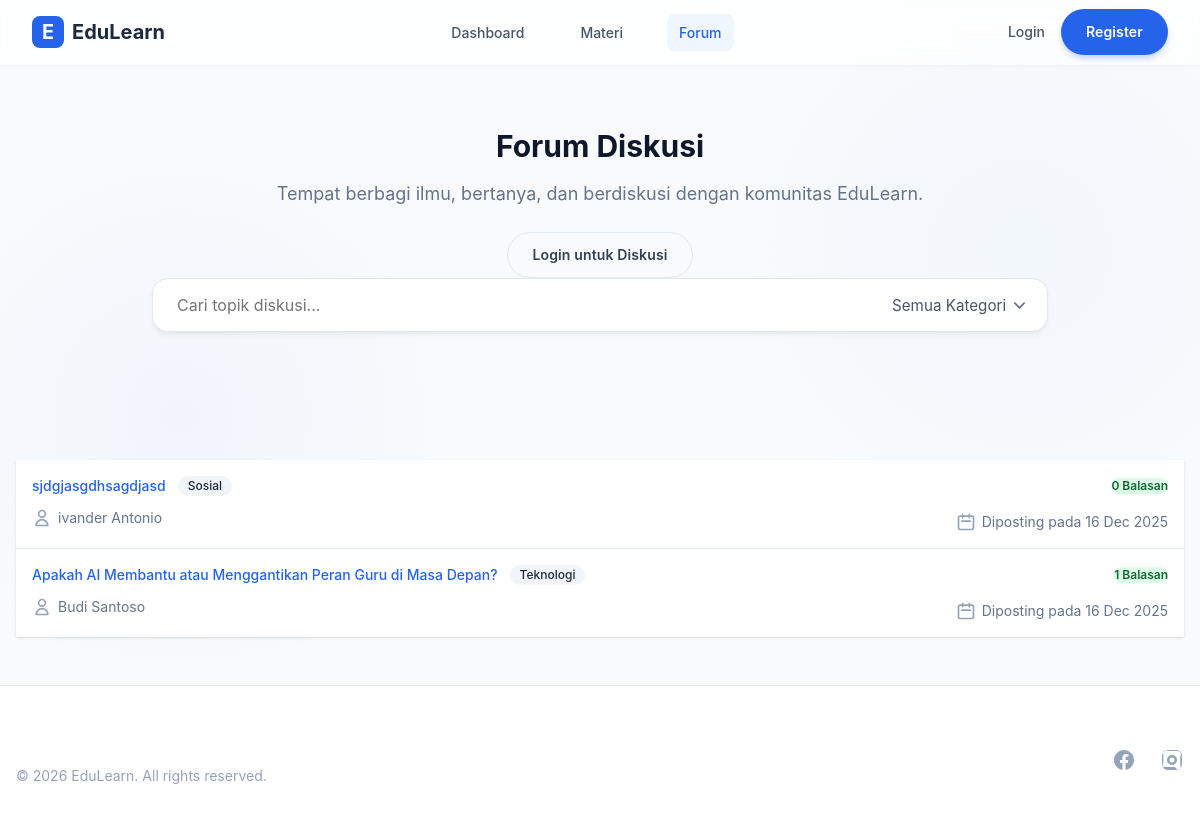
The page /forum/index.php on the database its author committed.
### tables this page shows
CREATE TABLE `forum_threads` (
  `id` int(11) NOT NULL,
  `user_id` int(11) NOT NULL,
  `title` varchar(200) NOT NULL,
  `category` varchar(50) DEFAULT NULL,
  `material_id` int(11) DEFAULT NULL,
  `content` text DEFAULT NULL,
  `created_at` timestamp NOT NULL DEFAULT current_timestamp()
);

CREATE TABLE `users` (
  `id` int(11) NOT NULL,
  `username` varchar(50) NOT NULL,
  `password` varchar(255) NOT NULL,
  `full_name` varchar(100) NOT NULL,
  `role` varchar(20) DEFAULT 'user'
);

### forum/index.php (the view, shortened to what this page needs)
<?php
require_once '../config/database.php';
require_once '../includes/header.php';
$search = $_GET['search'] ?? '';
$query = "SELECT f.*, u.full_name, (SELECT COUNT(*) FROM forum_replies r WHERE r.thread_id = f.id) as reply_count FROM forum_threads f JOIN users u ON f.user_id = u.id WHERE 1=1";
$params = [];
$query .= " ORDER BY f.created_at DESC";
try {
    $stmt = $pdo->prepare($query);
    $stmt->execute($params);
    $threads = $stmt->fetchAll();
} catch (PDOException $e) {
    die("Error fetching threads: " . $e->getMessage());
}
?>
<div class="relative overflow-hidden mb-8">
    <div class="container mx-auto py-12 px-4 sm:px-6 lg:px-8 relative z-10">
        <div class="text-center max-w-2xl mx-auto mb-10">
            <h1 class="text-3xl font-bold text-gray-900 mb-4">Forum Diskusi</h1>
            <p class="text-gray-500 text-lg">Tempat berbagi ilmu, bertanya, dan berdiskusi dengan komunitas EduLearn.</p>
            <div class="mt-6">
                <?php if (isset($_SESSION['user_id'])): ?>
                    <a href="create.php" class="btn btn-primary">
                        <svg class="w-5 h-5 mr-2" fill="none" stroke="currentColor" viewBox="0 0 24 24"><path stroke-linecap="round" stroke-linejoin="round" stroke-width="2" d="M12 4v16m8-8H4"></path></svg>
                        Buat Topik Baru
                    </a>
                <?php else: ?>
                    <a href="../login.php" class="btn btn-outline bg-white">
                        Login untuk Diskusi
                    </a>
                <?php endif; ?>
            </div>
        </div>
        <div class="search-bar-container max-w-4xl mx-auto">
            <div class="flex-grow">
                <form action="" method="GET" class="w-full">
                     <input type="text" name="search" value="<?php echo htmlspecialchars($search); ?>" class="clean-input" placeholder="Cari topik diskusi...">
                </form>
            </div>
            <div class="flex-shrink-0 sm:w-64">
                <select onchange="window.location.href='index.php?category='+this.value + '<?php echo $search ? "&search=$search" : ""; ?>'" class="clean-select">
                    <option value="">Semua Kategori</option>
                </select>
            </div>
        </div>
    </div>
</div>
<div class="max-w-7xl mx-auto py-12 px-4 sm:px-6 lg:px-8">
    <div class="bg-white shadow overflow-hidden sm:rounded-md">
        <ul role="list" class="divide-y divide-gray-200">
            <?php if (count($threads) > 0): ?>
                <?php foreach ($threads as $thread): ?>
                    <li>
                        <a href="view.php?id=<?php echo $thread['id']; ?>" class="block hover:bg-gray-50 transition-colors">
                            <div class="px-4 py-4 sm:px-6">
                                <div class="flex items-center justify-between">
                                    <div class="flex items-center gap-3">
                                        <p class="text-sm font-medium text-primary-600 truncate"><?php echo htmlspecialchars($thread['title']); ?></p>
                                        <span class="inline-flex items-center px-2.5 py-0.5 rounded-full text-xs font-medium bg-gray-100 text-gray-800">
                                            <?php echo htmlspecialchars($thread['category']); ?>
                                        </span>
                                    </div>
                                    <div class="ml-2 flex-shrink-0 flex items-center gap-2">
                                        <p class="px-2 inline-flex text-xs leading-5 font-semibold rounded-full bg-green-100 text-green-800">
                                            <?php echo $thread['reply_count']; ?> Balasan
                                        </p>
                                    </div>
                                </div>
                                <div class="mt-2 sm:flex sm:justify-between">
                                    <div class="sm:flex">
                                        <p class="flex items-center text-sm text-gray-500">
                                            <svg class="flex-shrink-0 mr-1.5 h-5 w-5 text-gray-400" fill="none" stroke="currentColor" viewBox="0 0 24 24"><path stroke-linecap="round" stroke-linejoin="round" stroke-width="2" d="M16 7a4 4 0 11-8 0 4 4 0 018 0zM12 14a7 7 0 00-7 7h14a7 7 0 00-7-7z"></path></svg>
                                            <?php echo htmlspecialchars($thread['full_name']); ?>
                                        </p>
                                    </div>
                                    <div class="mt-2 flex items-center text-sm text-gray-500 sm:mt-0">
                                        <svg class="flex-shrink-0 mr-1.5 h-5 w-5 text-gray-400" fill="none" stroke="currentColor" viewBox="0 0 24 24"><path stroke-linecap="round" stroke-linejoin="round" stroke-width="2" d="M8 7V3m8 4V3m-9 8h10M5 21h14a2 2 0 002-2V7a2 2 0 00-2-2H5a2 2 0 00-2 2v12a2 2 0 002 2z"></path></svg>
                                        <p>
                                            Diposting pada <time datetime="<?php echo $thread['created_at']; ?>"><?php echo date('d M Y', strtotime($thread['created_at'])); ?></time>
                                        </p>
                                    </div>
                                </div>
                            </div>
                        </a>
                    </li>
                <?php endforeach; ?>
            <?php else: ?>
                <li class="px-4 py-8 text-center text-gray-500">
                    Belum ada topik diskusi. Jadilah yang pertama membuatnya!
                </li>
            <?php endif; ?>
        </ul>
    </div>
</div>
<?php require_once '../includes/footer.php'; ?>

### rows shown on the page
forum_threads: title "sjdgjasgdhsagdjasd", category "Sosial", reply_count "0", user.full_name "ivander Antonio", created_at "16 Dec 2025"
forum_threads: title "Apakah AI Membantu atau Menggantikan Peran Guru di Masa Depan?", category "Teknologi", reply_count "1", user.full_name "Budi Santoso", created_at "16 Dec 2025"
